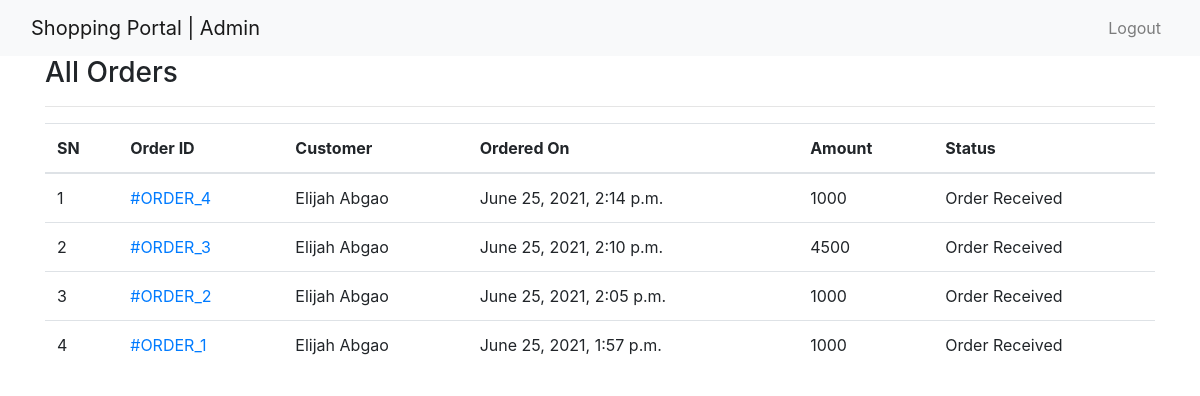
Before: /admin-all-orders/ (signed in) with the older database file.
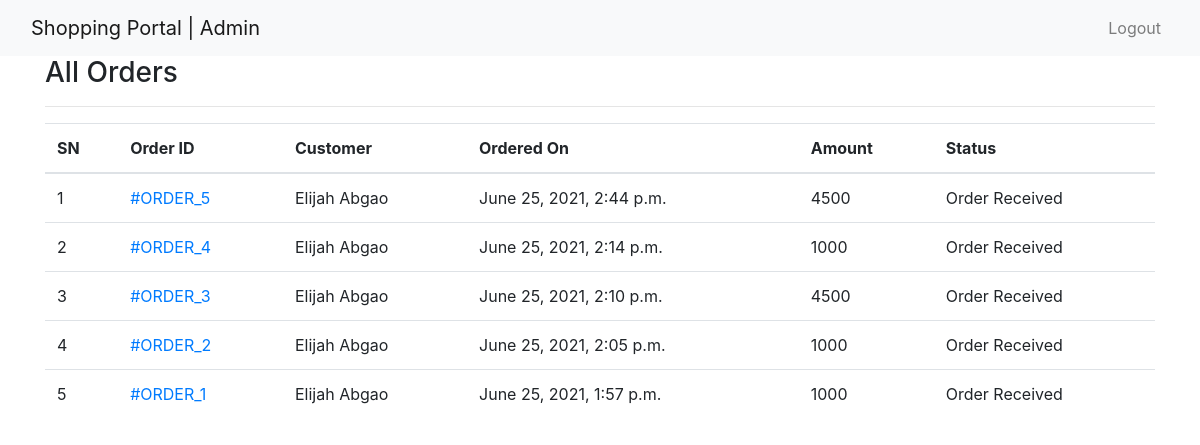
After: the same page with the newer database file.
### ecomapp/models.py (models this page shows, shortened)
class Order(models.Model):
    cart = models.OneToOneField(Cart, on_delete=models.CASCADE)
    fullname = models.CharField(max_length=200)
    barangay = models.CharField(max_length=200, null=True, blank=True)
    street = models.CharField(max_length=200, null=True, blank=True)
    city = models.CharField(max_length=200, null=True, blank=True)
    province = models.CharField(max_length=200, null=True, blank=True)
    postal = models.IntegerField(null=True, blank=True)
    mobile = models.CharField(max_length=11)
    email = models.EmailField(null=True, blank=True)
    subtotal = models.PositiveIntegerField()
    discount = models.PositiveIntegerField()
    total = models.PositiveIntegerField()
    order_status = models.CharField(max_length=50, choices=ORDER_STATUS)
    created_at = models.DateTimeField(auto_now_add=True)
    payment_completed = models.BooleanField(default=False, null=True, blank=True)
    number = models.CharField(max_length=20)
    transaction_id = models.CharField(max_length=255)

### ecomapp/views.py (the view)
# urls.py: path("admin-all-orders/", AdminOrderListView.as_view(), name="adminorderlist"),
class AdminOrderListView(AdminRequiredMixin, ListView):
    template_name = "adminpages/adminorderlist.html"
    queryset = Order.objects.all().order_by("-id")
    context_object_name = "allorders"

### ecomapp/views.py (called while the page is built)
    def dispatch(self, request, *args, **kwargs):
        if request.user.is_authenticated and Admin.objects.filter(user=request.user).exists():
            pass
        else:
            return redirect("/admin-login/")
        return super().dispatch(request, *args, **kwargs)

### templates/adminpages/adminorderlist.html (shortened to what this page needs)
{% extends 'adminpages/adminbase.html' %}
{% block content %}
<div class="container">
    <div class="row">
        <div class="col-md-12">
            <h3>All Orders</h3><hr>
            <table class="table">
                <thead>
                    <tr>
                        <th>SN</th>
                        <th>Order ID </th>
                        <th>Customer</th>
                        <th>Ordered On</th>
                        <th>Amount</th>
                        <th>Status</th>
                    </tr>
                </thead>
                <tbody>
                    {% for order in allorders %}
                    <tr>
                        <td>{{forloop.counter}}</td>
                        <td><a href="{% url 'ecomapp:adminorderdetail' order.id %}">#ORDER_{{order.id}}</a></td>
                        <td>{{order.fullname}}</td>
                        <td>{{order.created_at}}</td>
                        <td>{{order.total}}</td>
                        <td>{{order.order_status}}</td>
                    </tr>
                    {% endfor %}
                </tbody>
            </table>
        </div>
    </div>
</div>
{% endblock %}

Changed rows visible on the page:
added Order: id "5", fullname "Elijah Abgao", created_at "June 25, 2021, 2:44 p.m.", total "4500", order_status "Order Received"
